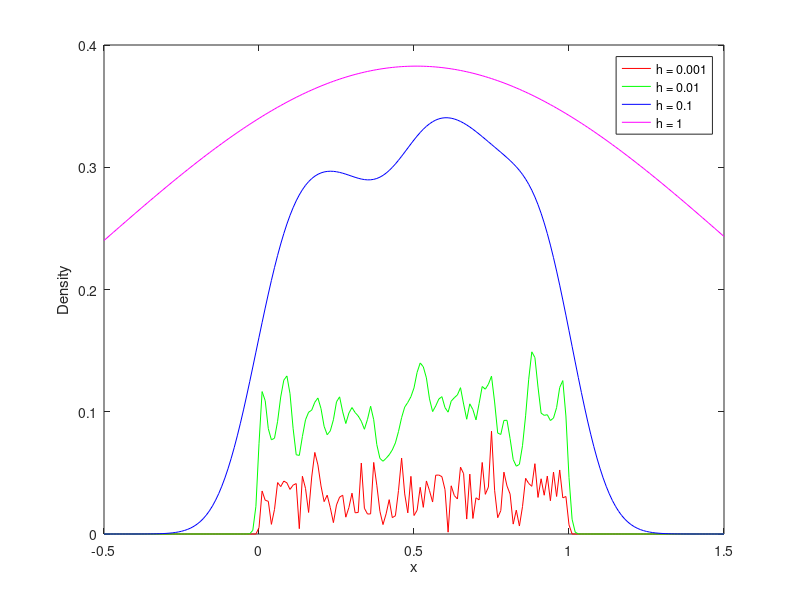

Source code (MATLAB):
% Number of random variables
N = 1000;

% Random variables uniformly distributed in [0, 1]
x_rand = rand(N,1);

% Bandwidths
h_values = [0.001, 0.01, 0.1, 1]; 

% Plotting range
x = -0.5:0.01:1.5;

% Create figure
figure;

% Define colors
colors = ['r', 'g', 'b', 'm'];

% Loop over bandwidths
for i = 1:length(h_values)
    h = h_values(i);
    
    % Initialize density estimate
    f = zeros(size(x));
    
    % Loop over random variables
    for j = 1:N
        % Gaussian kernel with your definition
        f = f + (1/(sqrt(2*pi*h)))*exp(-((x-x_rand(j)).^2)/(2*h^2));
    end
    
    % Normalize
    f = f / N;
    
    % Plot with specific color
    plot(x, f, colors(i), 'DisplayName', ['h = ' num2str(h)]);
    
    hold on;
end

% Labeling
xlabel('x');
ylabel('Density');
legend('show');

hold off;
